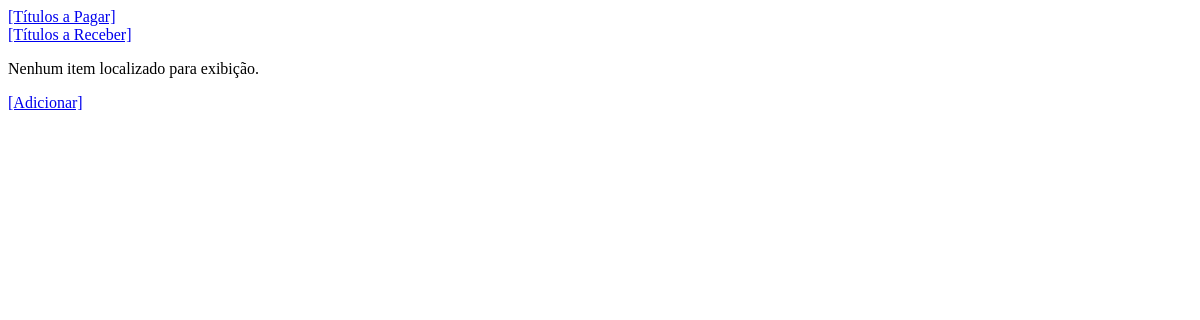
Before: /pagar/titulos/ with the older database file.
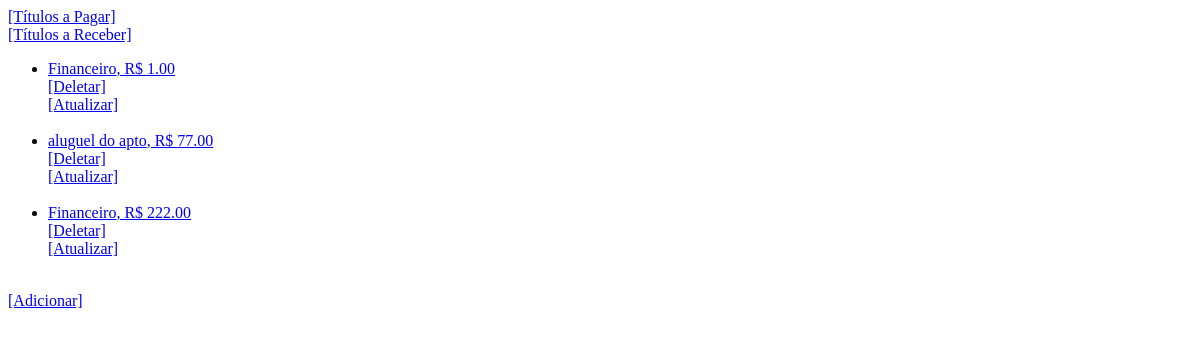
After: the same page with the newer database file.
### fluxocaixa/models.py (models this page shows, shortened)
class TituloPagar(models.Model):
    data_vencimento = models.DateField()
    data_pagamento = models.DateField(
        blank=True,
        null=True
    )
    valor = models.DecimalField(max_digits=11, decimal_places=2)
    descricao = models.CharField(max_length=100)
    classificacao = models.ForeignKey(
        ClassificacaoPagar,
        on_delete=models.RESTRICT,
        null=True)
    formapagamento = models.ForeignKey(
        FormaPagamento,
        on_delete=models.RESTRICT,
        null=True)
    OPCOES_SITUACAO = [
        ('PG','Pago'),
        ('AP','A Pagar')
    ]
    situacao = models.CharField(
        max_length=2,
        choices=OPCOES_SITUACAO,
        default='AP'
    )
    objects = TituloManager()

### fluxocaixa/views/vtitulopagar.py (the view)
# urls.py: path('pagar/titulos/', vtitulopagar.titulos, name='titulospagar'),
def titulos(request):
    db_lista = TituloPagar.objects.todos().values()
    payload = { 'lista' : list(db_lista) }
    template = loader.get_template('titulopagar/listar.html')
    return HttpResponse(template.render(payload, request))

### fluxocaixa/models.py (called while the page is built)
    def todos(self):
        result = self.all()
        return result

### fluxocaixa/templates/titulopagar/listar.html
{% extends 'base.html' %}
{% block content %}
	{% if lista %}
		<ul>
		{% for i in lista %}
			<li>
                <a href="/fluxo/pagar/{{ i.id }}">{{ i.descricao }}, R$ {{ i.valor }} </a>
                <br />
                <a href="/fluxo/pagar/deletar/{{ i.id }}">[Deletar]</a>
                <br />
                <a href="/fluxo/pagar/atualizar/{{ i.id }}">[Atualizar]</a>
            </li>
            <br />
		{% endfor %}
        </ul>
	{% else %}
		<p>Nenhum item localizado para exibição.</p>
    {% endif %}
    <a href="{% url 'novo_titulopagar' %}">[Adicionar]</a>
{% endblock %}

### fluxocaixa/templates/base.html (shortened to what this page needs)
{% load static %}
<!DOCTYPE html>
<html lang="pt-br">
<head>
</head>
<body>
    <nav>
        <a href="{% url 'titulospagar' %}">[Títulos a Pagar]</a>
        <br />
        <a href="{% url 'titulosreceber' %}">[Títulos a Receber]</a>
    </nav>
    <div>
        {% block content %}
        {% endblock %}
    </div>
</body>
</html>

Changed rows visible on the page:
added TituloPagar: descricao "Financeiro", valor "1.00"
added TituloPagar: descricao "aluguel do apto", valor "77.00"
added TituloPagar: descricao "Financeiro", valor "222.00"
Other visible differences:
text no longer shown: "Nenhum item localizado para exibição."
